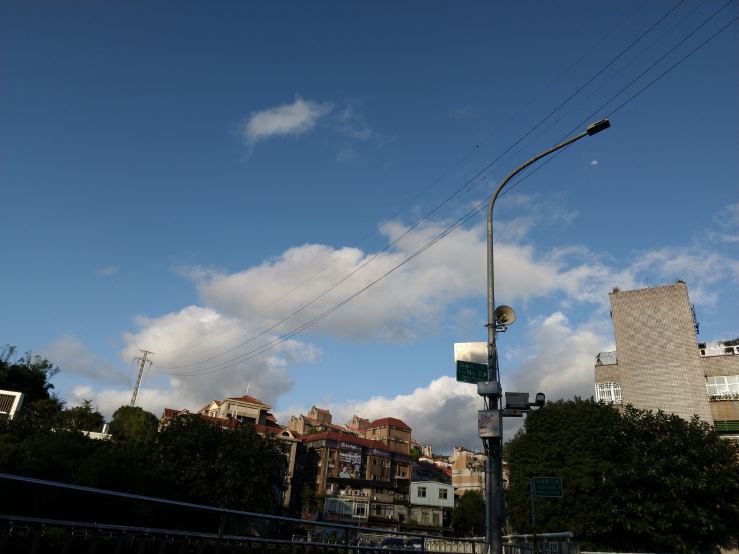
#> input picture HW3/hw3/B11901164/resource/frame2.jpg, 1478 x 1108 px, given in place of ., which was not available (shown at 1/2 size)
$ python -i utils.py   (imports and definitions only)
#> lines starting #> are read from the running program, lines starting #| are printed output that depends on the picture; pictures that were not available may be replaced by others from this repository, and a replacement may not be noted
# ============================================================================
# File: util.py
# Date: 2025-03-11
# Author: TA
# Description: Utility functions to process BoW features and KNN classifier.
# ============================================================================

import numpy as np
from PIL import Image
from tqdm import tqdm
from cyvlfeat.sift.dsift import dsift
from cyvlfeat.kmeans import kmeans
from scipy.spatial.distance import cdist

CAT = ['Kitchen', 'Store', 'Bedroom', 'LivingRoom', 'Office',
       'Industrial', 'Suburb', 'InsideCity', 'TallBuilding', 'Street',
       'Highway', 'OpenCountry', 'Coast', 'Mountain', 'Forest']

CAT2ID = {v: k for k, v in enumerate(CAT)}

########################################
###### FEATURE UTILS              ######
###### use TINY_IMAGE as features ######
########################################

###### Step 1-a
def get_tiny_images(img_paths: str):
    '''
    Build tiny image features.
    - Args: :
        - img_paths (N): list of string of image paths
    - Returns: :
        - tiny_img_feats (N, d): ndarray of resized and then vectorized
                                 tiny images
    NOTE:
        1. N is the total number of images
        2. if the images are resized to 16x16, d would be 256
    '''

    #################################################################
    # TODO:                                                         #
    # To build a tiny image feature, you can follow below steps:    #
    #    1. simply resize the original image to a very small        #
    #       square resolution, e.g. 16x16. You can either resize    #
    #       the images to square while ignoring their aspect ratio  #
    #       or you can first crop the center square portion out of  #
    #       each image.                                             #
    #    2. flatten and normalize the resized image.                #
    #################################################################

    tiny_img_feats = []

    # Define the target size for tiny images (8x8 works better than 16x16 for scene recognition)
    target_size = (8, 8)

    for img_path in img_paths:
        # Load the image
        img = Image.open(img_path)
#> img is the input picture: PIL image 1478x1108 RGB; mean R, G, B 75.9, 94.6, 114.1

        # First crop the center square portion to maintain aspect ratio
        width, height = img.size
#> width = 1478; height = 1108
        min_dim = min(width, height)
#> min_dim = 1108
        left = (width - min_dim) // 2
#> left = 185
        top = (height - min_dim) // 2
#> top = 0
        right = left + min_dim
#> right = 1293
        bottom = top + min_dim
#> bottom = 1108

        # Crop center square and convert to grayscale
        img = img.crop((left, top, right, bottom)).convert('L')
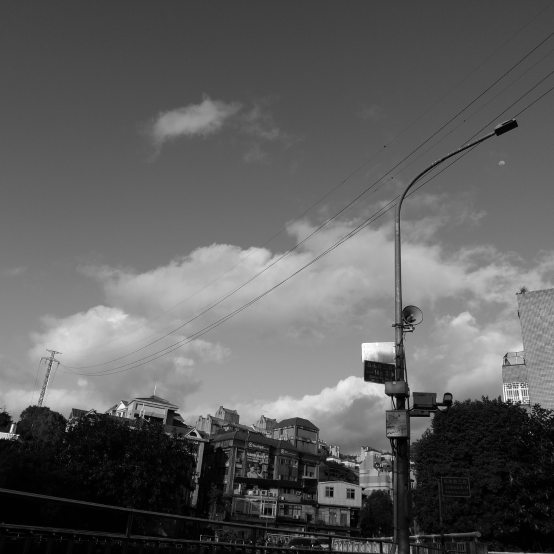
#> img: PIL image 1108x1108 L (shown at 1/2 size); min 0, max 255, mean 93.9

        # Resize to target_size
        resized_img = img.resize(target_size, Image.BILINEAR)

        # Convert to numpy array and flatten
        img_array = np.array(resized_img).flatten()
#> img_array = 64 values, max 165 at index 34, min 6 at index 56, mean 94

        # Normalize the image (zero mean and unit length)
        img_mean = np.mean(img_array)
#> img_mean = 94
        img_array = img_array - img_mean
#> img_array = 64 values, max 71 at index 34, min -88 at index 56, mean 0

        # L2 normalization (unit length)
        img_norm = np.linalg.norm(img_array)
#> img_norm = 359.5
        if img_norm > 0:
            img_array = img_array / img_norm
#> img_array = 64 values, max 0.197 at index 34, min -0.245 at index 56, mean 3.04e-18
#> pass 3 of the loop in get_tiny_images, `for img_path in img_paths:`:
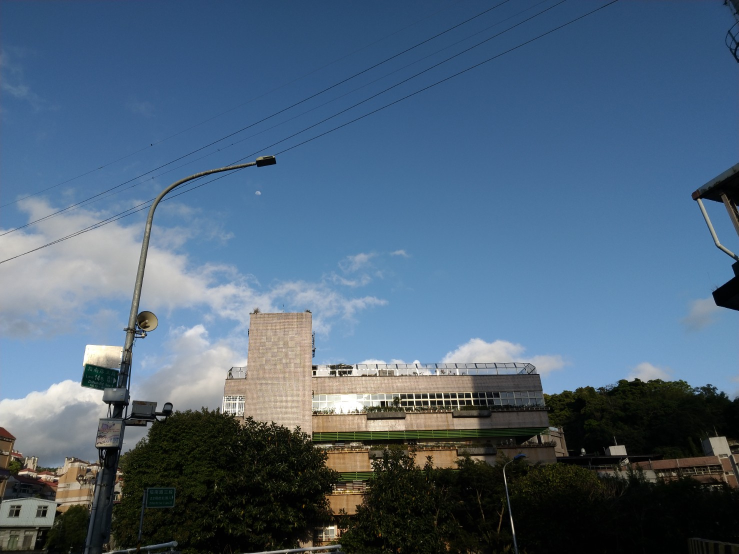
#> input picture HW3/hw3/B11901164/resource/frame3.jpg, 1478 x 1108 px, given in place of , which was not available (shown at 1/2 size)
#> in get_tiny_images, img is the input picture: PIL image 1478x1108 RGB; mean R, G, B 77.7, 99.6, 121
#> in get_tiny_images, `img = img.crop((left, top, right, bottom)).convert('L')`:
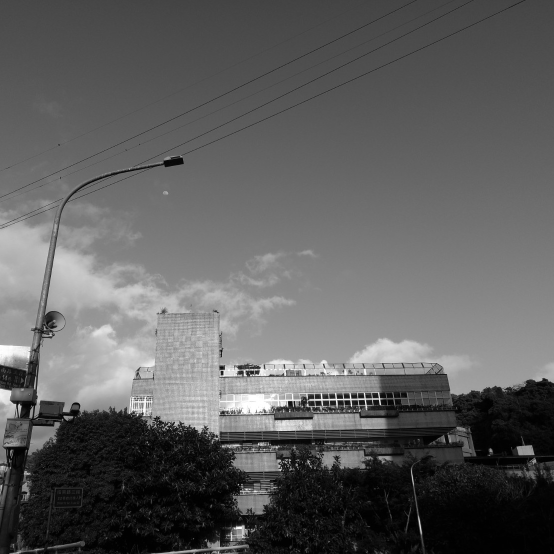
#> img: PIL image 1108x1108 L (shown at 1/2 size); min 0, max 255, mean 93.9
#> in get_tiny_images, `img_array = np.array(resized_img).flatten()`: img_array = 64 values, max 169 at index 33, min 8 at index 63, mean 93.86
#> img_mean = 93.86
#> in get_tiny_images, `img_array = img_array - img_mean`: img_array = 64 values, max 75.14 at index 33, min -85.86 at index 63, mean 0
#> img_norm = 350.1
#> in get_tiny_images, `img_array = img_array / img_norm`: img_array = 64 values, max 0.215 at index 33, min -0.245 at index 63, mean 1.73e-18
#> the loop made 11 passes; the first 3 are shown

        tiny_img_feats.append(img_array)

    # Convert to numpy array
    tiny_img_feats = np.array(tiny_img_feats)

    #################################################################
    #                        END OF YOUR CODE                       #
    #################################################################

    return tiny_img_feats

#########################################
###### FEATURE UTILS               ######
###### use BAG_OF_SIFT as features ######
#########################################

###### Step 1-b-1
# [268 lines left out: functions build_vocabulary, get_bags_of_sifts, nearest_neighbor_classify, not called in this run]

#> (the run stopped early here; a loop or call above may not have finished)
